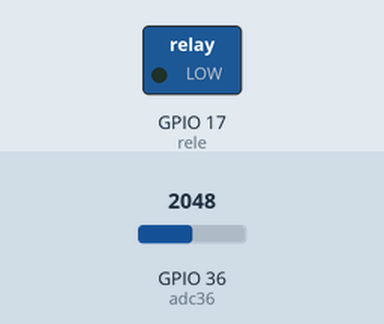
Bench run of a program on a simulated ESP32 board running MicroPython. On the bench: switched loads named in the program (green lamp = pin HIGH). Inputs (shaded band) come from the test bench; at power-on: GPIO 36 (adc36) = 2048 (analog values on the 0–4095 scale). What the program prints to the serial console is not drawn.

Above: at 1.2 s.
1.3 s: GPIO 36 (adc36) set to 1648
2.8 s: GPIO 36 (adc36) set to 1551
At 4.0 s:
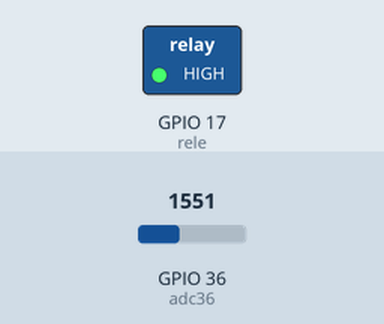
Timing chart, 0 to 5.8 s (numbered marks = the images above; inputs shaded):
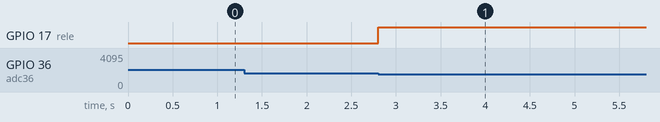

Measured:
- the behaviour switches between 1600 and 1599 on GPIO 36 (adc36) (found by bisection; images 0 and 1)
- after the input at 2.8 s, GPIO 17 (rele): LOW → HIGH at once

The program:

4.7.1.Sistema_riego.py
```python
import machine
import time

rele = machine.Pin(17, machine.Pin.OUT)

adc36 = machine.ADC(machine.Pin(36), atten = machine.ADC.ATTN_11DB) # Hasta 3.3v
adc36.width(machine.ADC.WIDTH_10BIT) # no necesitamos más precisión

medidaSueloHumedo = 600 # Los determinamos empíricamente
medidaSueloSeco = 400

while True:
    valor_humedad = adc36.read()
    if valor_humedad < medidaSueloSeco:
        rele.on()
        print('Encendemos el riego')

    if valor_humedad > medidaSueloHumedo:
        rele.off()
        print('Apagamos el riego') 
```
